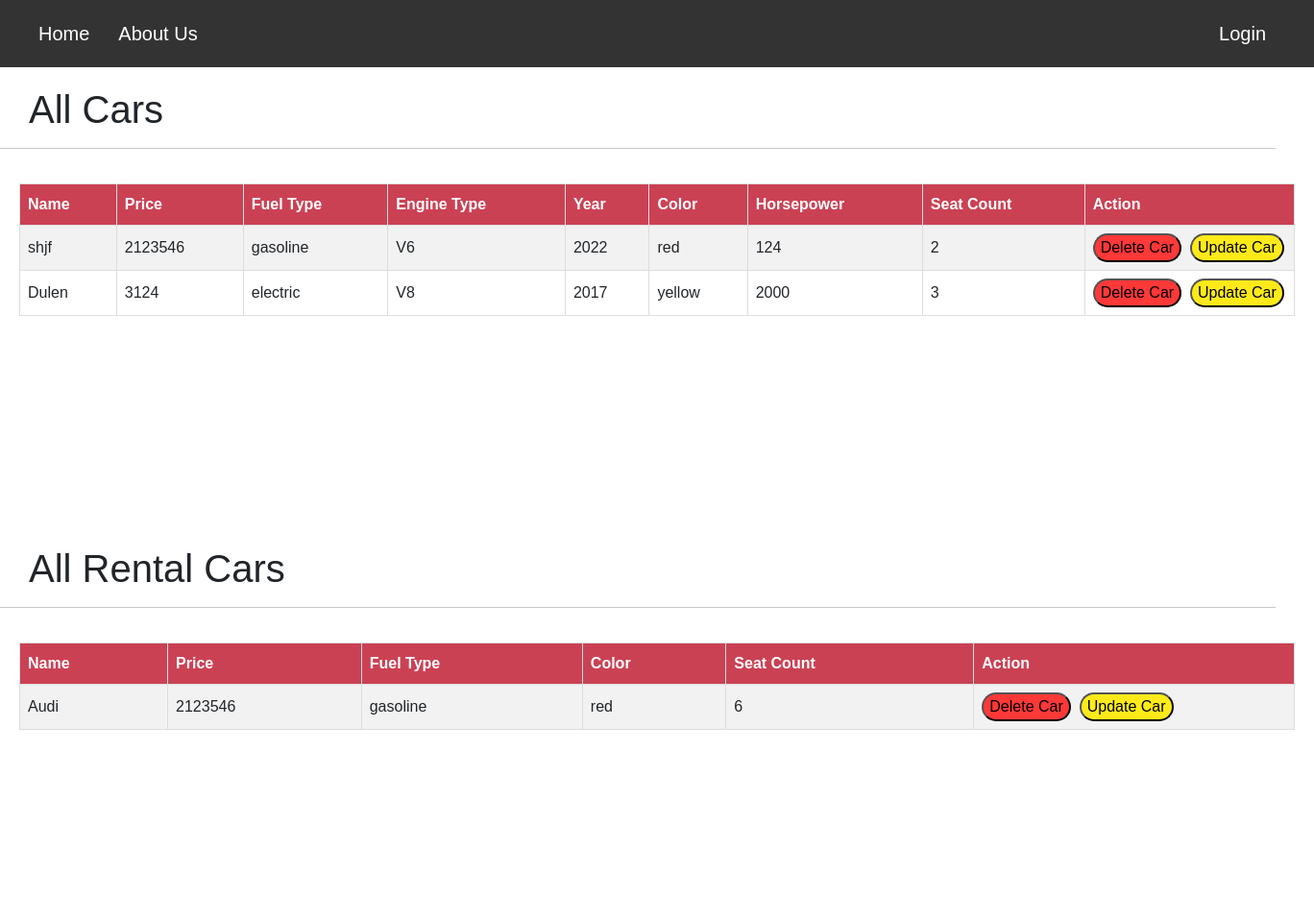
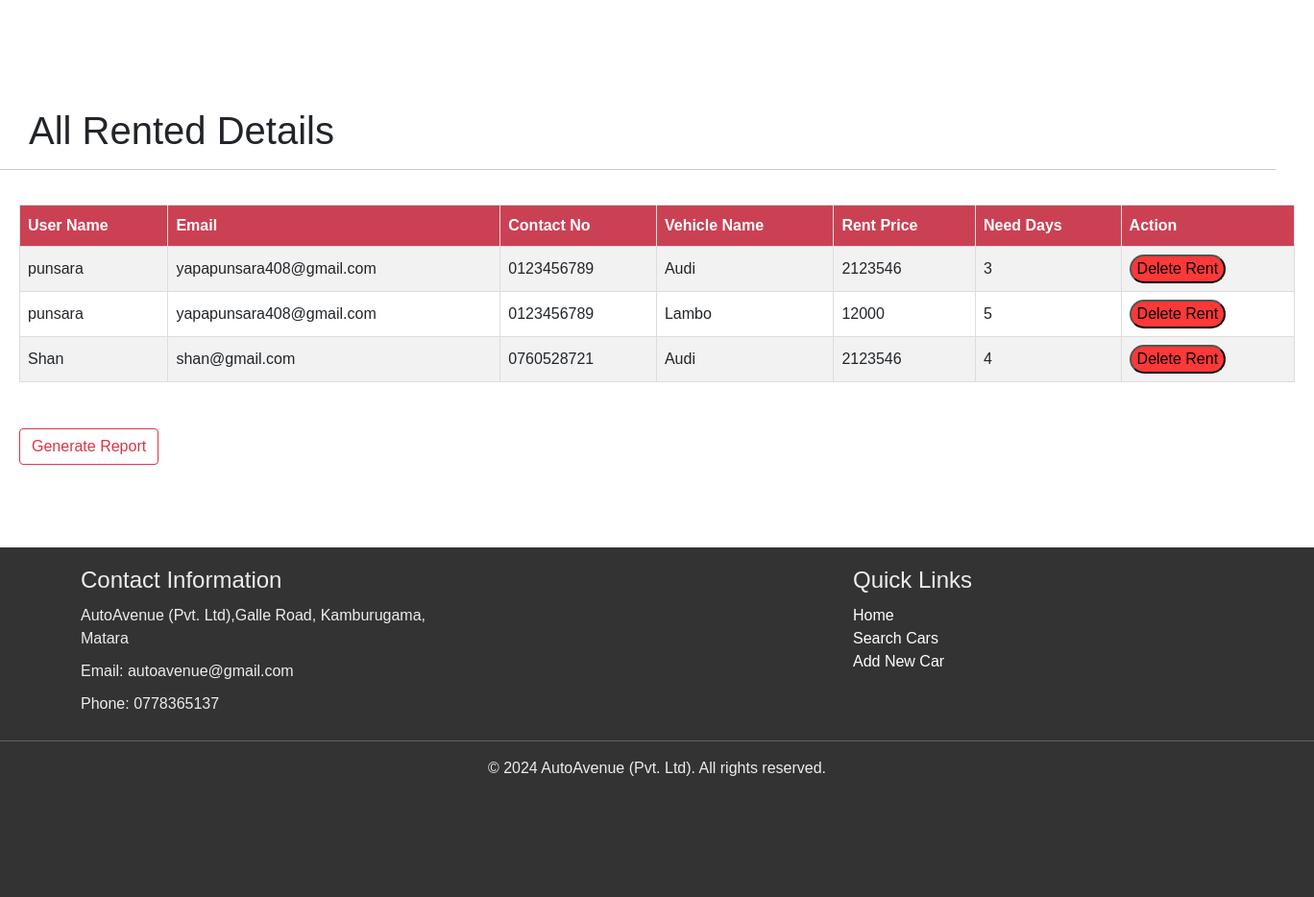
The page /inventory.php on the database its author committed (2 pictures, top to bottom).
### tables this page shows
CREATE TABLE IF NOT EXISTS `cars` (
  `id` int NOT NULL AUTO_INCREMENT,
  `name` varchar(75) NOT NULL,
  `price` int NOT NULL,
  `fuel_type` varchar(15) NOT NULL,
  `year` varchar(4) NOT NULL,
  `description` varchar(300) NOT NULL,
  `eng_type` varchar(30) NOT NULL,
  `horsepower` varchar(5) NOT NULL,
  `seat_count` varchar(2) NOT NULL,
  `color` varchar(15) NOT NULL,
  `image1` varchar(100) NOT NULL,
  `image2` varchar(100) NOT NULL,
  `image3` varchar(100) NOT NULL,
  `featured` int NOT NULL,
  `user_id` int NOT NULL,
  PRIMARY KEY (`id`)
);

CREATE TABLE IF NOT EXISTS `rent_cars` (
  `id` int NOT NULL AUTO_INCREMENT,
  `price` int NOT NULL,
  `seat_count` int NOT NULL,
  `name` varchar(50) NOT NULL,
  `image1` varchar(100) NOT NULL,
  `image2` varchar(100) NOT NULL,
  `fuel_type` varchar(50) NOT NULL,
  `color` varchar(50) NOT NULL,
  `user_id` int NOT NULL,
  PRIMARY KEY (`id`)
);

CREATE TABLE IF NOT EXISTS `rented_details` (
  `id` int NOT NULL AUTO_INCREMENT,
  `username` varchar(200) NOT NULL,
  `vehicalname` varchar(200) NOT NULL,
  `Rent_price` int NOT NULL,
  `email` varchar(200) NOT NULL,
  `contact` int NOT NULL,
  `No_of_Days` int NOT NULL,
  `user_id` int NOT NULL,
  PRIMARY KEY (`id`)
);

CREATE TABLE IF NOT EXISTS `users` (
  `id` int NOT NULL AUTO_INCREMENT,
  `username` varchar(50) NOT NULL,
  `email` varchar(150) NOT NULL,
  `password` varchar(100) NOT NULL,
  `contact` varchar(15) NOT NULL,
  `role` int NOT NULL,
  PRIMARY KEY (`id`)
);

### inventory.php (the view, shortened to what this page needs)
<?php
require_once('./components/attachments.php');
?>
<!DOCTYPE html>
<html lang="en">
<head>
    <?php include_once('./components/attachments.php'); ?>
</head>
<body id="search">
    <?php include_once('./components/header.php'); ?>
    <?php
    $sql = "SELECT a.*, b.username,b.contact FROM cars a INNER JOIN users b ON a.user_id = b.id";
    $result = $__conn->query($sql);
    $sql1 = "SELECT a.*, b.username,b.contact FROM rented_details a INNER JOIN users b ON a.user_id = b.id";
    $result1 = $__conn->query($sql1);
    $sql2 = "SELECT a.*,b.username,b.contact FROM rent_cars a INNER JOIN users b ON a.user_id = b.id";
    $result2 = $__conn->query($sql2);
    ?>
    <section>
        <h1>All Cars</h1>
        <hr>
        <div id="search-results">
            <div class="table-wrap">
                <table id="table">
                    <tr>
                    <th style="background-color: #CB4154;">Name</th>
                    <th style="background-color: #CB4154;">Price</th>
                    <th style="background-color: #CB4154;">Fuel Type</th>
                    <th style="background-color: #CB4154;">Engine Type</th>
                    <th style="background-color: #CB4154;">Year</th>
                    <th style="background-color: #CB4154;">Color</th>
                    <th style="background-color: #CB4154;">Horsepower</th>
                    <th style="background-color: #CB4154;">Seat Count</th>
                    <th style="background-color: #CB4154;">Action</th>
                    </tr>
                    <?php
                    while ($car = $result->fetch_assoc()) {
                    ?>
                        <tr>
                            <td><?php echo $car['name']; ?></td>
                            <td><?php echo $car['price']; ?></td>
                            <td><?php echo $car['fuel_type']; ?></td>
                            <td><?php echo $car['eng_type']; ?></td>
                            <td><?php echo $car['year']; ?></td>
                            <td><?php echo $car['color']; ?></td>
                            <td><?php echo $car['horsepower']; ?></td>
                            <td><?php echo $car['seat_count']; ?></td>
                            <td><button style="border-radius: 40px; background-color:#FF3838; height: 30px;"><a style="text-decoration: none; color:black;" href="./components/delete-car-inventory.php?id=<?php echo $car['id']; ?>">Delete Car</a></button>&nbsp
                            <button style="margin-right: -85px; border-radius: 40px; background-color:#FFEA19; height: 30px;"><a style=" text-decoration: none; color:black;" href="./edit-car-admin.php?id=<?php echo $car['id']; ?>">Update Car</a></button></td>
                        </tr>
                    <?php
                    }
                    ?>
                </table>
            </div>
        </div>
    </section>
    <section>
        <h1>All Rental Cars</h1>
        <hr>
        <div id="search-results">
            <div class="table-wrap">
                <table id="table">
                    <tr>
                    <th style="background-color: #CB4154;">Name</th>
                    <th style="background-color: #CB4154;">Price</th>
                    <th style="background-color: #CB4154;">Fuel Type</th>
                    <th style="background-color: #CB4154;">Color</th>
                    <th style="background-color: #CB4154;">Seat Count</th>
                    <th style="background-color: #CB4154;">Action</th>
                    </tr>
                    <?php
                    while ($car2 = $result2->fetch_assoc()) {
                    ?>
                        <tr>
                            <td><?php echo $car2['name']; ?></td>
                            <td><?php echo $car2['price']; ?></td>
                            <td><?php echo $car2['fuel_type']; ?></td>
                            <td><?php echo $car2['color']; ?></td>
                            <td><?php echo $car2['seat_count']; ?></td>
                            <td><button style="border-radius: 40px; background-color:#FF3838; height: 30px;"><a style="text-decoration: none; color:black;" href="./components/delete-rent-car-inventory.php?id=<?php echo $car2['id']; ?>">Delete Car</a></button>&nbsp
                            <button style="margin-right: -85px; border-radius: 40px; background-color:#FFEA19; height: 30px;"><a style=" text-decoration: none; color:black;" href="./edit-rent-car-admin.php?id=<?php echo $car2['id']; ?>">Update Car</a></button></td>
                        </tr>
                    <?php
                    }
                    ?>
                </table>
            </div>
        </div>
    </section>
    <section>
        <h1>All Rented Details</h1>
        <hr>
        <div id="search-results">
            <div class="table-wrap">
                <table id="table">
                    <tr>
                    <th style="background-color: #CB4154;">User Name</th>
                    <th style="background-color: #CB4154;">Email</th>
                    <th style="background-color: #CB4154;">Contact No</th>
                    <th style="background-color: #CB4154;">Vehicle Name</th>
                    <th style="background-color: #CB4154;">Rent Price</th>
                    <th style="background-color: #CB4154;">Need Days</th>
                    <th style="background-color: #CB4154;">Action</th>
                    </tr>
                    <?php
                    while ($car1 = $result1->fetch_assoc()) {
                    ?>
                        <tr>
                            <td><?php echo $car1['username']; ?></td>
                            <td><?php echo $car1['email']; ?></td>
                            <td><?php echo $car1['contact']; ?></td>
                            <td><?php echo $car1['vehicalname']; ?></td>
                            <td><?php echo $car1['Rent_price']; ?></td>
                            <td><?php echo $car1['No_of_Days']; ?></td>
                            <td><button style="border-radius: 40px; background-color:#FF3838; height: 30px;"><a style="text-decoration: none; color:black;" href="./components/delete-rent-details.php?id=<?php echo $car1['id']; ?>">Delete Rent</a></button></td>
                        </tr>
                    <?php
                    }
                    ?>
                </table>
                <br><br>
                <form id="generate_pdf_form" method="POST" action="inventory.php">
                    <button type="submit" name="generate_pdf_btn" class="btn btn-outline-danger">Generate Report</button>
                </form>
            </div>
        </div>
    </section>
    <?php include_once('./components/footer.php'); ?>
</body>
</html>

### style.css (style rules this page uses)
body, h1, h2, h3, p, ul, li { margin: 0; padding: 0; }
body { font-family: Arial, sans-serif; }
#search section h1, #search section #search-form { margin-left: 30px; margin-top: 20px; }
#search section hr { width: calc(100% - 40px); }
#table { font-family: Arial, Helvetica, sans-serif; border-collapse: collapse; width: 100%; }
#table td, #table th { border: 1px solid #ddd; padding: 8px; }
#table tr:nth-child(even) { background-color: #f2f2f2; }
#table th { padding-top: 12px; padding-bottom: 12px; text-align: left; background-color: #04aa6d; color: white; }
.table-wrap { padding: 20px; min-height: calc(100vh - 365px - 58px); }
#search-results { min-height: calc(100vh - 365px - 58px); }

### rows shown on the page
cars: name "shjf", price "2123546", fuel_type "gasoline", eng_type "V6", year "2022", color "red", horsepower "124", seat_count "2"
cars: name "Dulen", price "3124", fuel_type "electric", eng_type "V8", year "2017", color "yellow", horsepower "2000", seat_count "3"
rent_cars: name "Audi", price "2123546", fuel_type "gasoline", color "red", seat_count "6"
rented_details: user.username "punsara", email "yapapunsara408@gmail.com", user.contact "0123456789", vehicalname "Audi", Rent_price "2123546", No_of_Days "3"
rented_details: user.username "punsara", email "yapapunsara408@gmail.com", user.contact "0123456789", vehicalname "Lambo", Rent_price "12000", No_of_Days "5"
rented_details: user.username "Shan", email "shan@gmail.com", user.contact "0760528721", vehicalname "Audi", Rent_price "2123546", No_of_Days "4"
